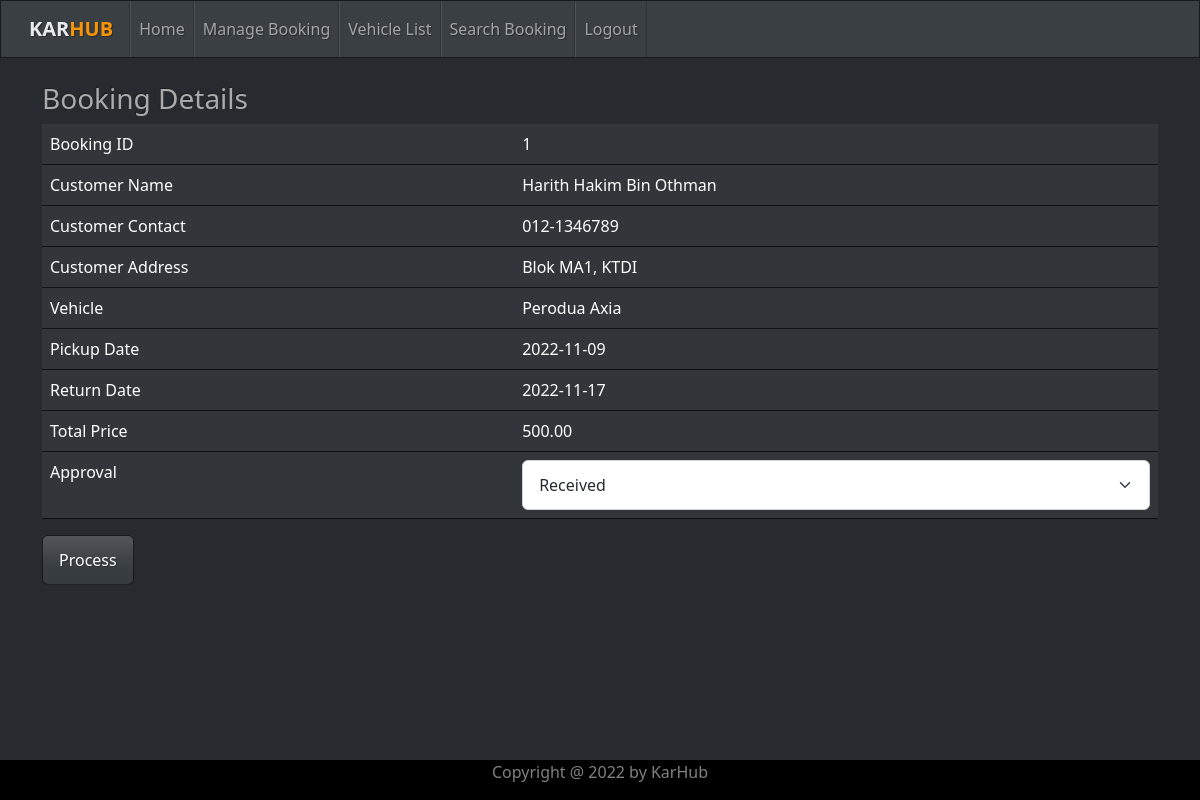
Page /staffchange.php?id=1 (signed in) on the committed database.
### tables this page shows
CREATE TABLE `tb_booking` (
  `b_id` int(11) NOT NULL,
  `b_customer` varchar(20) NOT NULL,
  `b_vehicle` varchar(20) NOT NULL,
  `b_pickupdate` date NOT NULL,
  `b_returndate` date NOT NULL,
  `b_totalprice` decimal(9,2) NOT NULL,
  `b_status` int(5) NOT NULL
);

CREATE TABLE `tb_users` (
  `u_id` varchar(15) NOT NULL COMMENT 'user_id',
  `u_pwd` varchar(50) NOT NULL COMMENT 'user_password',
  `u_name` varchar(200) NOT NULL COMMENT 'user_name',
  `u_address` varchar(200) DEFAULT NULL COMMENT 'user_address',
  `u_phone` varchar(20) NOT NULL COMMENT 'user_phone_number',
  `u_license` varchar(15) NOT NULL COMMENT 'user_license',
  `u_type` varchar(2) NOT NULL COMMENT 'user_type'
);

CREATE TABLE `tb_vehicle` (
  `vh_registration` varchar(20) NOT NULL,
  `vh_type` varchar(15) NOT NULL,
  `vh_model` varchar(15) NOT NULL,
  `vh_year` year(4) NOT NULL,
  `vh_price` decimal(9,2) NOT NULL
);

### staffchange.php (the view, shortened to what this page needs)
<?php
include 'headerstaff.php';
include ("dbconnect.php");
if(isset($_GET['id']))
{
    $bid = $_GET['id'];
}
$sql = "SELECT * FROM tb_booking
        LEFT JOIN tb_vehicle ON tb_booking.b_vehicle = tb_vehicle.vh_registration
        LEFT JOIN tb_status ON tb_booking.b_status = tb_status.s_id
        LEFT JOIN tb_users ON tb_booking.b_customer = tb_users.u_id
        WHERE b_id='$bid'";
$result = mysqli_query($con,$sql);
$row = mysqli_fetch_array($result);
?>
<div class="container">
<br><h3>Booking Details</h3>
<form class="form-horizontal" method="POST" action="staffchangeprocess.php">
    <table class="table table-hover">
        <tr>
            <td>Booking ID</td>
            <td><?php echo $bid;?></td>
        </tr>
        <tr>
            <td>Customer Name</td>
            <td><?php echo $row['u_name'];?></td>
        </tr>
        <tr>
            <td>Customer Contact</td>
            <td><?php echo $row['u_phone'];?></td>
        </tr>
        <tr>
            <td>Customer Address</td>
            <td><?php echo $row['u_address'];?></td>
        </tr>
        <tr>
            <td>Vehicle</td>
            <td><?php echo $row['vh_model'];?></td>
        </tr>
        <tr>
            <td>Pickup Date</td>
            <td><?php echo $row['b_pickupdate'];?></td>
        </tr>
        <tr>
            <td>Return Date</td>
            <td><?php echo $row['b_returndate'];?></td>
        </tr>
        <tr>
            <td>Total Price</td>
            <td><?php echo $row['b_totalprice'];?></td>
        </tr>
        <tr>
            <td>Approval</td>
            <td>
                <?php
                    $sqlstatus = "SELECT * FROM tb_status";
                    $resultstatus = mysqli_query($con,$sqlstatus);
                    echo '<select class="form-select" name="fstatus" id="exampleSelect1">';
                        while($rowstatus = mysqli_fetch_array($resultstatus))
                        {
                            echo"<option value = '".$rowstatus['s_id']."'>".$rowstatus['s_desc']."</option>";
                        }
                    echo '</select>';
                ?>
            </td>
        </tr>
    </table>
    <button type="submit" class="btn btn-primary">Process</button>
</form>
<br><br>
</div>
<?php include 'footer.php'; ?>

### rows in the picture
tb_booking: b_customer.u_name "Harith Hakim Bin Othman", b_customer.u_phone "012-1346789", b_customer.u_address "Blok MA1, KTDI", b_vehicle.vh_model "Perodua Axia", b_pickupdate "2022-11-09", b_returndate "2022-11-17", b_totalprice "500.00"

### other values in the picture
$bid "1"
form field fstatus "Received"
